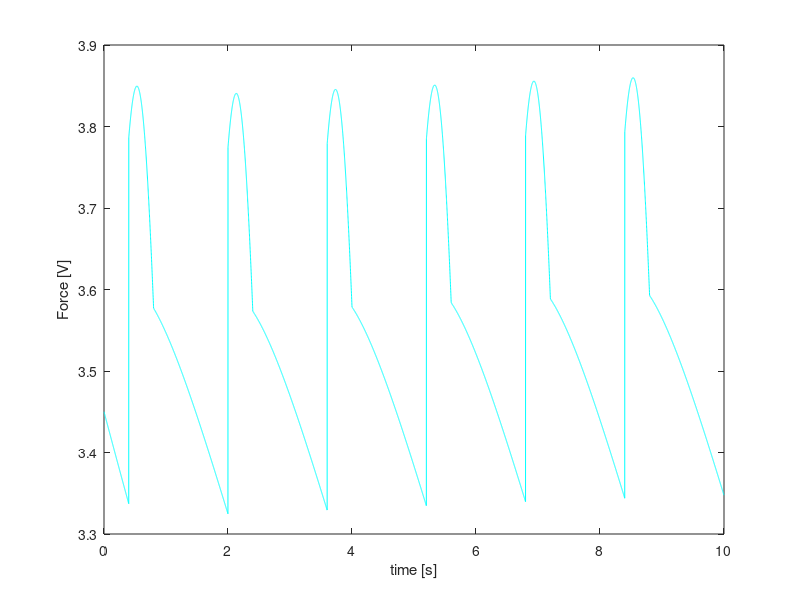

Here is the MATLAB script that generated this plot:
clear all
clc

% Note that this code uses an input q and an output p. In the real system
% this would be an input in dL/dt and the output in F.

% Step size
dt = 0.001;

% Create time vector and and input vector q in [V/s]
t = 0:dt:(10-dt);
q = 15*sin(pi*t/0.8); 

% Reshape sinewave q into the actual input signal
% this is done by removing parts of the sinewave
for i = 1:length(t)
    if ((i>400&&i<801)||(i>2000&&i<2401)||(i>3600&&i<4001)||(i>5200&&i<5601)||(i>6800&&i<7201)||(i>8400&&i<8801))
        q(i) = q(i);
    else q(i) = 0;
    end
end

% Still have to check for less steep ascending dL/dt

% Set initial value for the output p
p0 = 3.45;

% Parameter values for the four elements of the windkessel
R = 1.5;
c = 8;
r = 0.03;
L = 0.02;

% Create the state space matrices
A = [-1/(R*c) 0; 0 -r/L];
B = [1/c; r/L];
C = [1 -r];
D = r;

% Create discrete state space matrices Ad and Bd
Ad = expm(A*dt);
Bd = A\(Ad-eye(length(A)))*B;

% Create empty output vectors
p = zeros(1,length(t));
x = zeros(2,length(t));
x(:,1) = [p0; 0];

% State space calculations
for i = 1:length(t)
    x(:,i+1) = Ad*x(:,i) + Bd*q(i);
    p(i) = C*x(:,i) + D*q(i);
end

% Plot the results
plot(t,p,'c')
xlabel('time [s]')
ylabel('Force [V]')